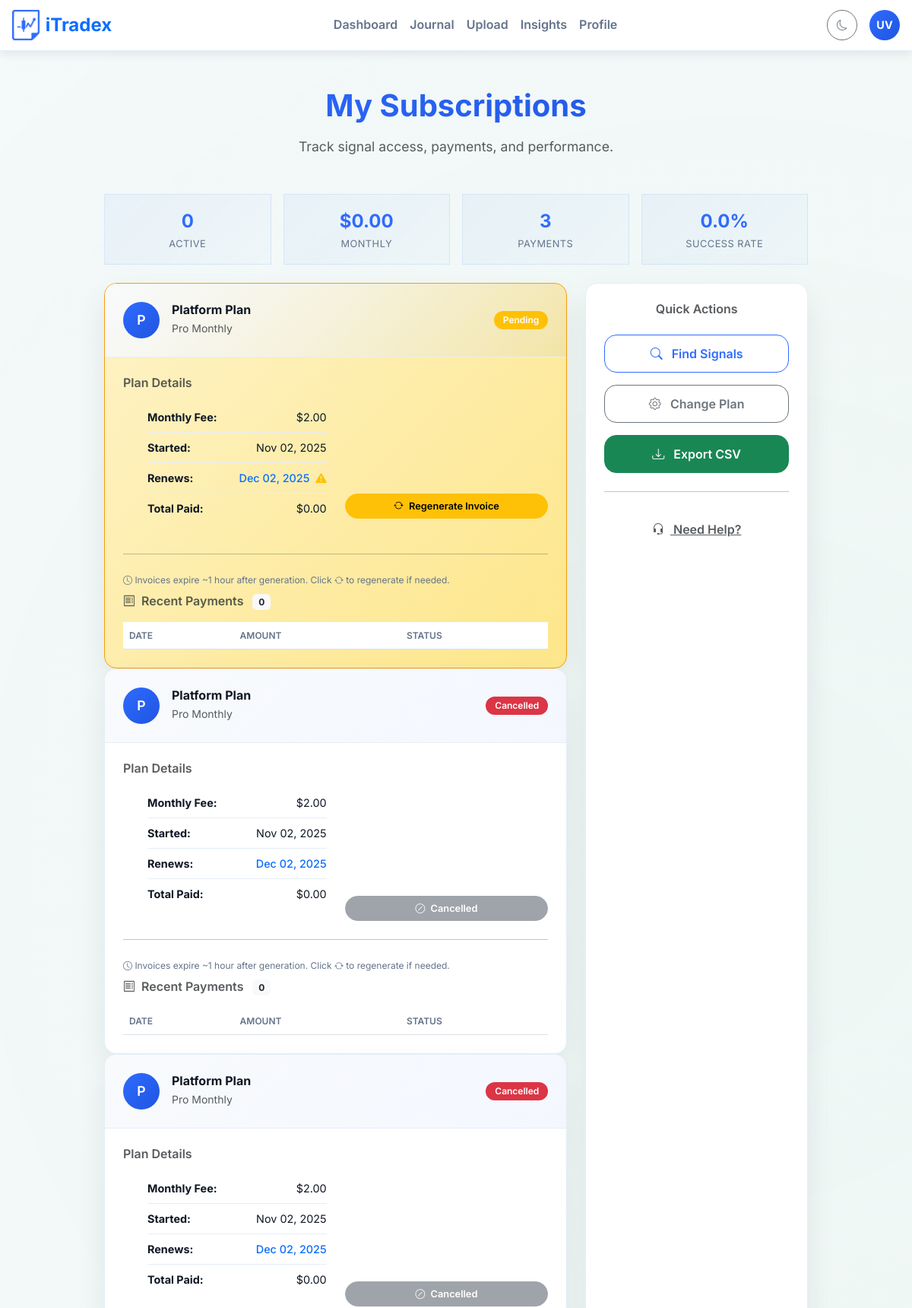
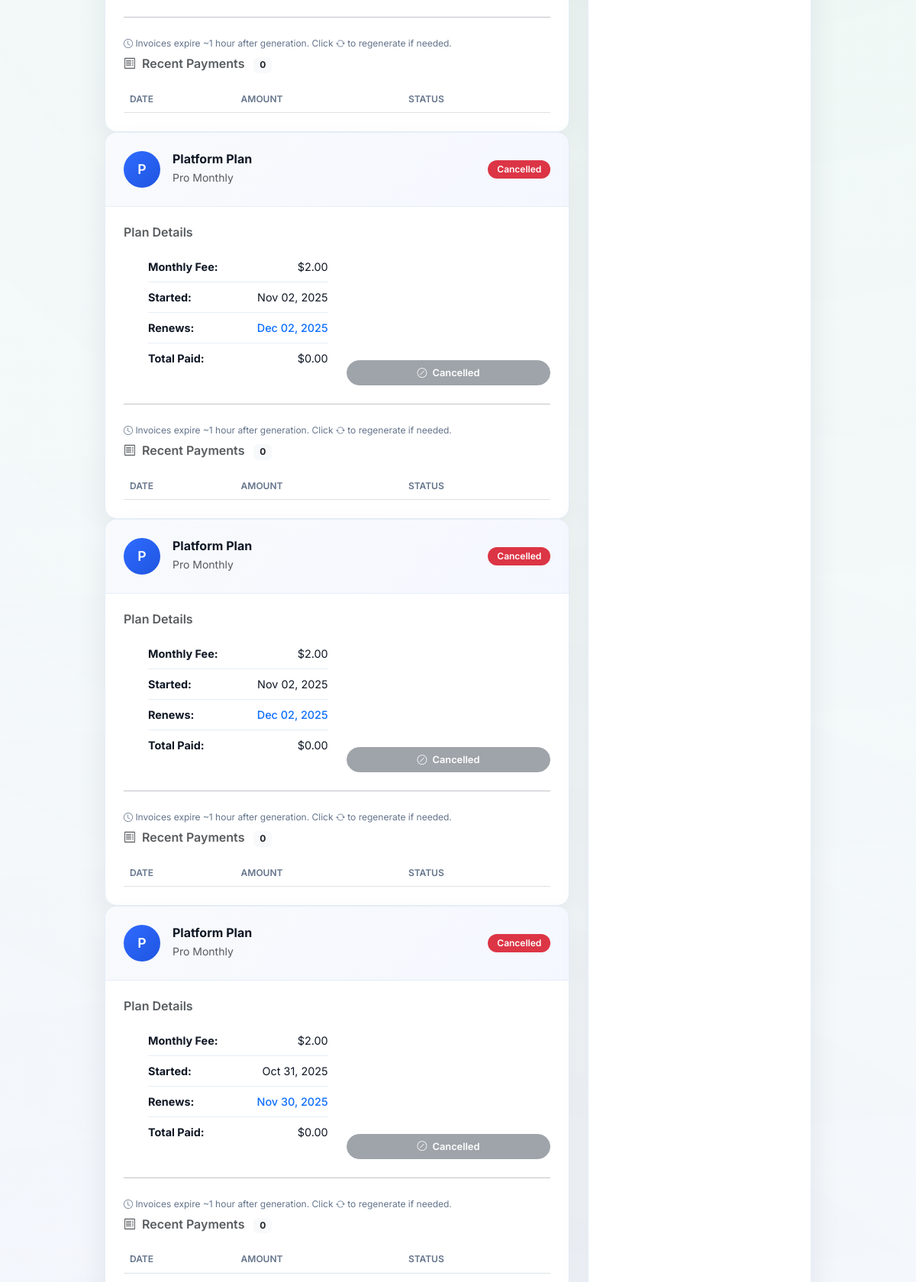
The app's page /subscriptions/ (signed in, upper part) with its own data (2 pictures, top to bottom).
### models/models.py (models this page shows)
class Subscription(Base):
    __tablename__ = "subscriptions"
    id = Column(Integer, primary_key=True, index=True)
    user_id = Column(Integer, ForeignKey("users.id"), nullable=False)
    trader_id = Column(Integer, ForeignKey("users.id"), nullable=True)  # For marketplace subs
    order_id = Column(String, nullable=True)
    order_description = Column(String, nullable=True)
    plan_type = Column(String, nullable=False)  # e.g., pro_monthly, marketplace_trader_1_monthly
    interval_days = Column(Integer, nullable=False)  # Billing interval
    amount_usd = Column(Float, nullable=False)
    status = Column(String, default='pending')  # pending, active, paused, cancelled
    start_date = Column(DateTime, default=datetime.utcnow)
    next_billing_date = Column(DateTime, nullable=True)
    created_at = Column(DateTime, default=datetime.utcnow)
    updated_at = Column(DateTime, default=datetime.utcnow)
    renewal_url = Column(String, nullable=True)  # NEW: For storing generated invoice URLs
    user = relationship("User", back_populates="subscriptions", foreign_keys="Subscription.user_id")
    payments = relationship("Payment", back_populates="subscription", cascade="all, delete-orphan")

### router/subscriptions.py (the view)
@router.get("/", response_class=HTMLResponse)
async def list_subscriptions(
    request: Request,
    db: AsyncSession = Depends(get_session),
    current_user: User = Depends(auth.get_current_user)
):
    subs_res = await db.execute(
        select(Subscription)
        .where(Subscription.user_id == current_user.id)
        .order_by(desc(Subscription.start_date))
    )
    subs = subs_res.scalars().all()
    enriched = []
    total_monthly = total_payments = successful = 0.0
    for sub in subs:
        trader = await db.get(User, sub.trader_id) if sub.trader_id else None
        trader_name = trader.full_name or trader.username if trader else "Platform Plan"
        display_plan = f"Marketplace: {trader_name}" if sub.trader_id else sub.plan_type.replace("_", " ").title()
        pays_res = await db.execute(
            select(Payment)
            .where(Payment.subscription_id == sub.id)
            .order_by(desc(Payment.created_at))
        )
        payments = pays_res.scalars().all()
        paid = round(sum(
            p.amount_usd if p.status in ["finished", "finished_auto"]
            else (getattr(p, 'amount_paid_usd', 0) if p.status == "partially_paid" else 0)
            for p in payments
        ), 2)
        start = sub.start_date.strftime("%b %d, %Y") if sub.start_date else "N/A"
        next_b = sub.next_billing_date.strftime("%b %d, %Y") if sub.next_billing_date else "N/A"
        if sub.status == "active":
            total_monthly += sub.amount_usd
        total_payments += len(payments)
        successful += len([p for p in payments if p.status in ["finished", "finished_auto"]])
        pay_url = None
        fake_payment = type("obj", (), {"created_at": sub.updated_at, "invoice_url": sub.renewal_url})
        if sub.status in ["pending", "pending_renewal"] and sub.renewal_url and _invoice_is_fresh(fake_payment):
            pay_url = sub.renewal_url
        enriched.append({
            "id": sub.id,
            "trader_name": trader_name,
            "plan_type": display_plan,  # FIXED: Better display
            "amount_usd": sub.amount_usd,
            "status": sub.status,
            "start_date": start,
            "next_billing": next_b,
            "total_paid": paid,
            "renewal_url": sub.renewal_url,
            "pay_url": pay_url,
            "payments": [
                {
                    "id": p.id,
                    "amount_usd": p.amount_usd,
                    "status": p.status,
                    "paid_at": p.paid_at.strftime("%b %d, %Y") if p.paid_at else "Pending",
                    "invoice_url": p.invoice_url,
                    "fresh": _invoice_is_fresh(p) if p.invoice_url else False,
                    "partial_amount": getattr(p, 'amount_paid_usd', f"{p.amount_paid_crypto} {p.crypto_currency}") if p.status == "partially_paid" else None,
                    "progress": f"{(getattr(p, 'amount_paid_usd', 0) / p.amount_usd * 100):.0f}%" if p.status == "partially_paid" and p.amount_usd > 0 and hasattr(p, 'amount_paid_usd') else "Partial (USD pending)",
                } for p in payments[-10:]
            ],
            "has_more_payments": len(payments) > 10,
        })
    success_rate = round((successful / total_payments * 100), 1) if total_payments else 0.0
    return templates.TemplateResponse(
        "subscriptions.html",
        {
            "request": request,
            "subscriptions": enriched,
            "current_user": current_user,
            "now": datetime.utcnow(),
            "stats": {
                "active_count": len([s for s in subs if s.status == "active"]),
                "monthly_total": round(total_monthly, 2),
                "total_payments": int(total_payments),
                "success_rate": success_rate,
            },
        },
    )

### templates/subscriptions.html (shortened to what this page needs)
{% extends "base.html" %}
{% block content %}<main class="container py-5">
  <div class="row justify-content-center"><div class="col-lg-10">
    <div class="text-center mb-5">
      <h1 class="fw-bold mb-3" style="font-size:2.5rem;background:linear-gradient(135deg,var(--brand),var(--brand-dark));-webkit-background-clip:text;-webkit-text-fill-color:transparent;">
        My Subscriptions
      </h1>
      <p class="text-muted" style="font-size:1.1rem;">Track signal access, payments, and performance.</p>
    </div>{% if subscriptions|length == 0 %}<div class="empty-state">
  <i class="bi bi-graph-up-arrow"></i>
  <h4 class="mb-3">No Subscriptions Yet</h4>
  <p class="text-muted mb-4">Subscribe to elite traders and elevate your edge.</p>
  <a href="/dashboard" class="btn btn-primary" style="border-radius:var(--radius);padding:.75rem 2rem;font-weight:600;">
    <i class="bi bi-search me-2"></i>Explore Signals
  </a></div>
{% else %}
<div class="stats-grid mb-4">
  <div class="stat-item"><div class="stat-number">{{ stats.active_count }}</div><div class="stat-label">Active</div></div>
  <div class="stat-item"><div class="stat-number">${{ "%.2f"|format(stats.monthly_total) }}</div><div class="stat-label">Monthly</div></div>
  <div class="stat-item"><div class="stat-number">{{ stats.total_payments }}</div><div class="stat-label">Payments</div></div>
  <div class="stat-item"><div class="stat-number">{{ "%.1f"|format(stats.success_rate) }}%</div><div class="stat-label">Success Rate</div></div>
</div>
<div class="row g-4">
  <div class="col-lg-8">
    {% for sub in subscriptions %}
    <div class="subscription-card {% if sub.status in ['pending', 'pending_renewal'] %}renewal-due{% endif %}">
      <div class="sub-header d-flex align-items-center gap-3">
        <div class="trader-avatar">{{ sub.trader_name[0]|upper }}</div>
        <div class="flex-grow-1">
          <h6 class="mb-1 fw-bold">{{ sub.trader_name }}</h6>
          <p class="text-muted mb-0 small">{{ sub.plan_type }}</p>
        </div>
        <span class="badge status-badge bg-{{
            'success' if sub.status == 'active' else
            'warning' if sub.status in ['pending','pending_renewal'] else
            'danger' if sub.status == 'cancelled' else
            'secondary'
        }}">{{ sub.status|replace('_',' ')|title }}</span>
      </div>
  <div class="card-body p-4">
    <div class="row">
      <div class="col-md-6">
        <h6 class="mb-3 fw-semibold text-muted">Plan Details</h6>
        <ul class="plan-details">
          <li><span><strong>Monthly Fee:</strong></span> <span>${{ "%.2f"|format(sub.amount_usd) }}</span></li>
          <li><span><strong>Started:</strong></span> <span>{{ sub.start_date }}</span></li>
          <li><span><strong>Renews:</strong></span>
            <span class="text-primary fw-medium">
              {{ sub.next_billing }}
              {% if sub.status in ['pending', 'pending_renewal'] %}<i class="bi bi-exclamation-triangle-fill text-warning ms-1" title="Payment due"></i>{% endif %}
            </span>
          </li>
          <li><span><strong>Total Paid:</strong></span> <span>${{ "%.2f"|format(sub.total_paid) }}</span></li>
        </ul>
      </div>
  <div class="col-md-6 d-flex align-items-end">
    <div class="w-100">
      {% if sub.status == 'active' %}
        <div class="d-flex gap-2">
          <button class="btn btn-outline-danger action-btn flex-fill"
                  hx-post="/subscriptions/{{ sub.id }}/cancel"
                  hx-confirm="Cancel {{ sub.trader_name }}? Access ends immediately."
                  hx-target="closest .subscription-card"
                  hx-swap="outerHTML">
            <i class="bi bi-x-circle me-1"></i> Cancel
          </button>
          <div id="renew-action-{{ sub.id }}">
            <form hx-post="/subscriptions/{{ sub.id }}/renew"
                  hx-target="#renew-action-{{ sub.id }}"
                  hx-swap="innerHTML"
                  class="d-inline">
              <button class="btn btn-outline-success action-btn flex-fill">
                <i class="bi bi-arrow-clockwise me-1"></i> Renew Now
              </button>
            </form>
          </div>
        </div>
  {% elif sub.status in ['pending', 'pending_renewal'] %}
    <div id="pay-action-{{ sub.id }}">
      {% if sub.pay_url %}
        <a href="{{ sub.pay_url }}" class="btn btn-success action-btn w-100" target="_blank">
          <i class="bi bi-credit-card me-1"></i> Pay Now
        </a>
      {% else %}
        <form hx-post="/subscriptions/{{ sub.id }}/renew"
              hx-target="#pay-action-{{ sub.id }}"
              hx-swap="innerHTML"
              hx-indicator="#pay-action-{{ sub.id }} .htmx-indicator"
              class="d-inline">
          <button class="btn btn-warning action-btn w-100" title="Generate a new invoice">
            <i class="bi bi-arrow-repeat me-1"></i> Regenerate Invoice
          </button>
        </form>
      {% endif %}
    </div>
  {% elif sub.status == 'cancelled' %}
    <button class="btn btn-secondary action-btn w-100" disabled>
      <i class="bi bi-slash-circle me-1"></i> Cancelled
    </button>
  {% else %}
    <button class="btn btn-outline-secondary action-btn w-100" disabled>
      <i class="bi bi-hourglass-split me-1"></i> {{ sub.status|title }}
    </button>
  {% endif %}
</div>  </div>
</div>
<hr class="my-4">
<div class="invoice-hint">
  <i class="bi bi-clock"></i> Invoices expire ~1 hour after generation.
  Click <i class="bi bi-arrow-repeat"></i> to regenerate if needed.
</div>
<h6 class="mb-3 fw-semibold text-muted">
  <i class="bi bi-receipt me-2"></i>Recent Payments
  <span class="badge bg-light text-dark small ms-2">
    {{ sub.payments|length }}{% if sub.has_more_payments %} of {{ sub.payments|length + 10 }}{% endif %}
  </span>
</h6>
<div class="table-responsive">
  <table class="table payment-table mb-0">
    <thead><tr>
      <th>Date</th><th>Amount</th><th>Status</th>
    </tr></thead>
  </table>
</div>  </div>
</div>
{% endfor %}  </div>
  <div class="col-lg-4">
    <div class="card-radius h-100">
      <div class="card-body p-4">
        <h6 class="fw-semibold text-muted mb-4 text-center">Quick Actions</h6>
        <div class="d-grid gap-3">
          <a href="/dashboard" class="btn btn-outline-primary"><i class="bi bi-search me-2"></i> Find Signals</a>
          <a href="/plans" class="btn btn-outline-secondary"><i class="bi bi-gear me-2"></i> Change Plan</a>
          <button class="btn btn-success" onclick="alert('Export coming soon!')"><i class="bi bi-download me-2"></i> Export CSV</button>
        </div>
        <hr class="my-4">
        <a href="mailto:support@itradex.xyz" class="btn btn-link text-muted d-block text-center">
          <i class="bi bi-headset me-2"></i> Need Help?
        </a>
      </div>
    </div>
  </div>
</div>
{% endif %}  </div></div>
</main>
{% endblock %}

### templates/base.html (shortened to what this page needs)
<!doctype html>
<html lang="en" data-theme="light">
<head>
  <link href="https://cdn.jsdelivr.net/npm/bootstrap@5.3.2/dist/css/bootstrap.min.css" rel="stylesheet">
  <link href="https://cdn.jsdelivr.net/npm/bootstrap-icons@1.11.3/font/bootstrap-icons.css" rel="stylesheet">
</head>
<body>
<nav class="navbar sticky-top" style="background:var(--surface);border-bottom:1px solid var(--border);box-shadow:0 4px 12px rgba(15,23,42,0.08);transition:all 0.3s;">
  <div class="container-fluid px-3 d-flex justify-content-between align-items-center">
    <a class="navbar-brand fw-bold fs-4 text-primary d-flex align-items-center gap-2" href="/">
      <img src="/static/img/logo.png" alt="iTrade Logo" style="height: 40px; width: auto;"> iTradex
    </a>
    <ul class="navbar-nav d-none d-lg-flex flex-row align-items-center gap-3">
      <li class="nav-item"><a class="nav-link {% if request.url.path == '/dashboard' %}active{% endif %}" href="/dashboard">Dashboard</a></li>
      <li class="nav-item"><a class="nav-link {% if request.url.path == '/journal' %}active{% endif %}" href="/journal">Journal</a></li>
      <li class="nav-item"><a class="nav-link {% if request.url.path == '/upload' %}active{% endif %}" href="/upload">Upload</a></li>
      <li class="nav-item"><a class="nav-link {% if request.url.path == '/insights' %}active{% endif %}" href="/insights">Insights</a></li>
      <li class="nav-item"><a class="nav-link {% if request.url.path == '/profile' %}active{% endif %}" href="/profile">Profile</a></li>
    </ul>
    <div class="d-none d-lg-flex align-items-center gap-3">
      <button id="themeToggle" class="btn btn-outline-secondary btn-sm rounded-circle p-2" style="width:40px;height:40px;"><i class="bi bi-moon"></i></button>
      <div class="dropdown">
        <a class="nav-link p-0" href="#" data-bs-toggle="dropdown">
          <div class="user-avatar rounded-circle d-flex justify-content-center align-items-center text-white fw-bold" style="width:40px; height:40px; background:var(--gradient);" id="userInitials">{{ initials }}</div>
        </a>
      </div>
    </div>
  </div>
</nav>
{% block content %}{% endblock %}
</body>
</html>

### templates/base.html (style rules this page uses)
:root { --brand: #2F6BFF; --brand-dark: #1F55E0; --success: #22C55E; --danger: #EF4444; --warning: #F59E0B; --info: #06B6D4; --bg: #F8FAFC; --surface: #FFFFFF; --text: #1E293B; --muted: #64748B; --border: #E2E8F0; --radius: 20px; --shadow: 0 10px 30px rgba(15,23,42,0.1); --gradient: linear-gradient(135deg, #2F6BFF 0%, #1F55E0 100%); --success-gradient: linear-gradient(135deg, #22C55E 0%, #16A34A 100%); --danger-gradient: linear-gradient(135deg, #EF4444 0%, #DC2626 100%); --warning-gradient: linear-gradient(135deg, #F59E0B 0%, #D97706 100%); --chat-gradient: linear-gradient(135deg, #06B6D4 0%, #0891B2 100%); }
body { font-family: Inter, system-ui; background: var(--bg); color: var(--text); line-height: 1.6; transition: all 0.3s ease; position: relative; overflow-x: hidden; }
body::before { content: ''; position: fixed; top: 0; left: 0; width: 100%; height: 100%; background: radial-gradient(circle at 20% 80%, rgba(47,107,255,0.05) 0%, transparent 50%), radial-gradient(circle at 80% 20%, rgba(34,197,94,0.05) 0%, transparent 50%); pointer-events: none; z-index: -1; }
.card-radius { border-radius: var(--radius); box-shadow: var(--shadow); border: 1px solid var(--border); background: var(--surface); overflow: hidden; transition: all 0.3s cubic-bezier(0.4, 0, 0.2, 1); position: relative; }
.card-radius::before { content: ''; position: absolute; top: 0; left: 0; right: 0; height: 4px; background: var(--gradient); opacity: 0; transition: opacity 0.3s ease; }
.nav-link { position: relative; color: var(--muted); font-weight: 600; padding-bottom: 8px; transition: color 0.3s ease; }
.nav-link::after { content: ''; position: absolute; left: 50%; bottom: 0; transform: translateX(-50%) scaleX(0); transform-origin: center; width: 70%; height: 3px; background: var(--gradient); border-radius: 3px; transition: transform 0.3s ease; }
.user-avatar { font-size: 0.9rem; text-transform: uppercase; cursor: pointer; transition: all 0.3s ease; }
.stat-item { text-align: center; }
.stat-number { font-size: 2rem; font-weight: 800; color: var(--brand); }
.stat-label { font-size: 0.875rem; color: var(--muted); text-transform: uppercase; letter-spacing: 0.5px; }
.btn { border-radius: 16px; font-weight: 600; padding: 12px 24px; transition: all 0.3s cubic-bezier(0.4, 0, 0.2, 1); position: relative; overflow: hidden; }
.btn::before { content: ''; position: absolute; top: 0; left: -100%; width: 100%; height: 100%; background: linear-gradient(90deg, transparent, rgba(255,255,255,0.2), transparent); transition: left 0.5s; }
.btn-outline-primary { border-color: var(--brand); color: var(--brand); }

### records on screen
Subscription: trader_name "P", trader_name "Platform Plan", plan_type "Pro Monthly", status "Pending", amount_usd "2.00", start_date "Nov 02, 2025", next_billing "Dec 02, 2025", total_paid "0.00", payments|length "0"
Subscription: trader_name "P", trader_name "Platform Plan", plan_type "Pro Monthly", status "Cancelled", amount_usd "2.00", start_date "Nov 02, 2025", next_billing "Dec 02, 2025", total_paid "0.00", payments|length "0"
Subscription: trader_name "P", trader_name "Platform Plan", plan_type "Pro Monthly", status "Cancelled", amount_usd "2.00", start_date "Nov 02, 2025", next_billing "Dec 02, 2025", total_paid "0.00", payments|length "0"
Subscription: trader_name "P", trader_name "Platform Plan", plan_type "Pro Monthly", status "Cancelled", amount_usd "2.00", start_date "Nov 02, 2025", next_billing "Dec 02, 2025", total_paid "0.00", payments|length "0"
Subscription: trader_name "P", trader_name "Platform Plan", plan_type "Pro Monthly", status "Cancelled", amount_usd "2.00", start_date "Nov 02, 2025", next_billing "Dec 02, 2025", total_paid "0.00", payments|length "0"
Subscription: trader_name "P", trader_name "Platform Plan", plan_type "Pro Monthly", status "Cancelled", amount_usd "2.00", start_date "Oct 31, 2025", next_billing "Nov 30, 2025", total_paid "0.00", payments|length "0"

### other values on screen
{{ stats.active_count }} "0"
{{ "%.2f"|format(stats.monthly_total) }} "0.00"
{{ stats.total_payments }} "3"
{{ "%.1f"|format(stats.success_rate) }} "0.0"
